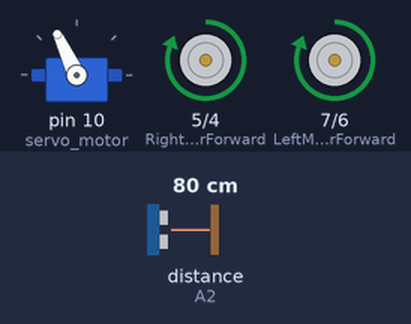
Recording of a sketch running on a simulated Arduino Uno, built with avr-gcc and run on an emulated ATmega328P. On the bench: servo, motor-driver pin pairs drawn as motors (green arrow = first pin HIGH = forward, orange = second pin HIGH = backward, longer = more drive). Inputs (shaded band) come from the test bench; at power-on: distance to the obstacle (sensor on A2) 80 cm. The echo pulse lasts 58.3 µs per cm.

Above: at 3.9 s.
4.0 s: distance to the obstacle (sensor on A2) set to 38 cm
5.5 s: distance to the obstacle (sensor on A2) set to 31 cm
At 7.1 s:
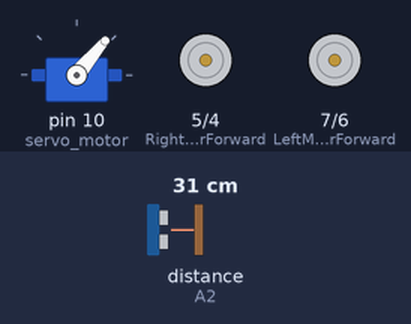
At 8.1 s:
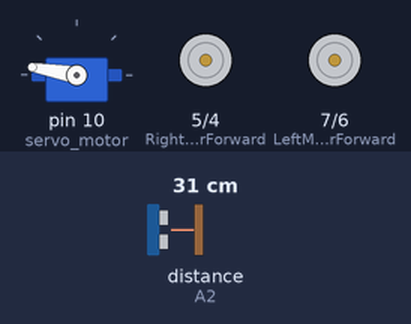
Timing chart, 0 to 17.5 s (numbered marks = the images above; inputs shaded):
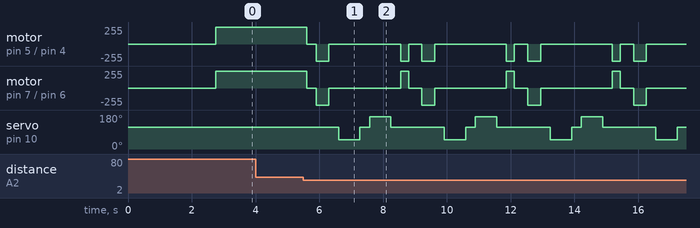

Measured:
- the behaviour switches between 36 and 35 cm on distance to the obstacle (sensor on A2) (found by bisection; images 0 and 1)
- after the input at 4.0 s, every drawn part: stays the same

The sketch:

OBSTICAL_AVOIDING_CAR.ino
```cpp
/*
 * Name -  HET KHAMAR

 *
 * NAME - OM MAJITHIA
 *
 *
 *
 * THIS IS OUR MODE 2 FOR THIS PROJECT AND NEED A ADDITIONAL LIBRARY TO run this and upload it
 *
 *
 *
 *
 *
 *
 *
 */
//START OF CODE

#include <Servo.h>
#include <NewPing.h>        //Ultrasonic sensor function library. We got this online on google and will be including in our repository

// this are the pins to control the motor driver
const int LeftMotorForward = 7;
const int LeftMotorBackward = 6;
const int RightMotorForward = 5;
const int RightMotorBackward = 4;

//This pins goes into our ultrasonic sensor
#define triger_pin A1 //analog input 1
#define echo_pin A2 //analog input 2

#define maximum_distance 200 //so we have set a maximum distance
boolean goesForward = false;
int distance = 100;

NewPing sonar(triger_pin, echo_pin, maximum_distance); //ultrasonic sensor function
Servo servo_motor; //name for the servo motor


void setup(){

  pinMode(RightMotorForward, OUTPUT);
  pinMode(LeftMotorForward, OUTPUT);
  pinMode(LeftMotorBackward, OUTPUT);
  pinMode(RightMotorBackward, OUTPUT);

  servo_motor.attach(10); //our servo pin to control the angles
/* after going on angle 115 senor senses 4 times*/
  servo_motor.write(115);
  delay(2000);
  distance = readPing();
  delay(100);
  distance = readPing();
  delay(100);
  distance = readPing();
  delay(100);
  distance = readPing();
  delay(100);
}

void loop(){

  int distanceRight = 0;
  int distanceLeft = 0;
  delay(50);

  if (distance <= 35)  // so When the distance is less than thirty five the car stops and take a reverse and after 400 . the sensor looks right and left again to check
  {
    moveStop();
    delay(300);
    moveBackward();
    delay(400);
    moveStop();
    delay(300);
    distanceRight = lookRight();
    delay(300);
    distanceLeft = lookLeft();
    delay(300);

    if (distance >= distanceLeft)
    {
      turnRight();
      moveStop();
    }
    else
    {
      turnLeft();
      moveStop();
    }
  }
  else
  {
    moveForward();
  }
    distance = readPing();
}

int lookRight()// this is Function that tells senor to look right
{
  servo_motor.write(50);
  delay(500);
  int distance = readPing();
  delay(100);
  servo_motor.write(115);
  return distance;
}

int lookLeft() // this is Function that tells senor to look left
{
  servo_motor.write(170);
  delay(500);
  int distance = readPing();
  delay(100);
  servo_motor.write(115);
  return distance;
  delay(100);
}

int readPing()
{
  delay(70);
  int cm = sonar.ping_cm();
  if (cm==0){
    cm=250;
  }
  return cm;
}

void moveStop()
{

  digitalWrite(RightMotorForward, LOW);
  digitalWrite(LeftMotorForward, LOW);
  digitalWrite(RightMotorBackward, LOW);
  digitalWrite(LeftMotorBackward, LOW);
}

void moveForward()
{

  if(!goesForward)
  {

    goesForward=true;

    digitalWrite(LeftMotorForward, HIGH);
    digitalWrite(RightMotorForward, HIGH);

    digitalWrite(LeftMotorBackward, LOW);
    digitalWrite(RightMotorBackward, LOW);
  }
}

void moveBackward()
{

  goesForward=false;

  digitalWrite(LeftMotorBackward, HIGH);
  digitalWrite(RightMotorBackward, HIGH);

  digitalWrite(LeftMotorForward, LOW);
  digitalWrite(RightMotorForward, LOW);

}

void turnRight()
{

  digitalWrite(LeftMotorForward, HIGH);
  digitalWrite(RightMotorBackward, HIGH);

  digitalWrite(LeftMotorBackward, LOW);
  digitalWrite(RightMotorForward, LOW);

  delay(250);

  digitalWrite(LeftMotorForward, HIGH);
  digitalWrite(RightMotorForward, HIGH);

  digitalWrite(LeftMotorBackward, LOW);
  digitalWrite(RightMotorBackward, LOW);


}

void turnLeft()
{

  digitalWrite(LeftMotorBackward, HIGH);
  digitalWrite(RightMotorForward, HIGH);

  digitalWrite(LeftMotorForward, LOW);
  digitalWrite(RightMotorBackward, LOW);

  delay(250);

  digitalWrite(LeftMotorForward, HIGH);
  digitalWrite(RightMotorForward, HIGH);

  digitalWrite(LeftMotorBackward, LOW);
  digitalWrite(RightMotorBackward, LOW);
}

// END OF THE CODE .
```
